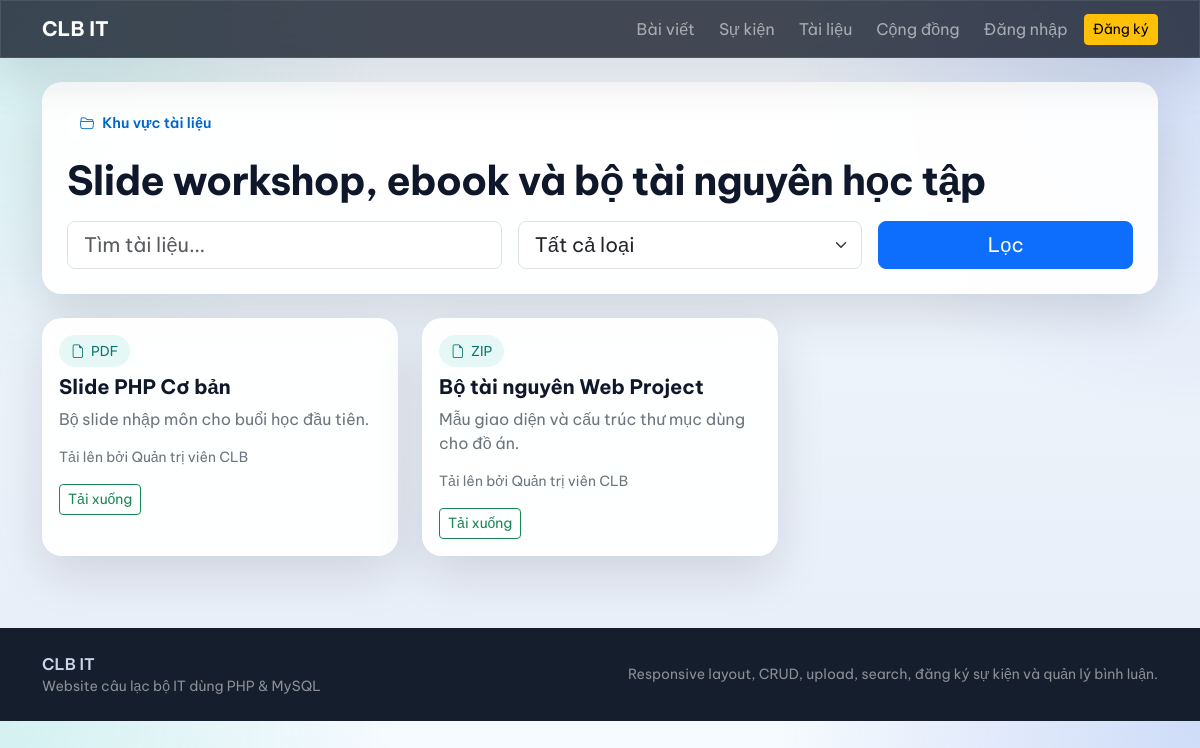
The page /documents.php on the database its author committed.
### tables this page shows
CREATE TABLE documents (
    id INT AUTO_INCREMENT PRIMARY KEY,
    title VARCHAR(255) NOT NULL,
    description TEXT NULL,
    file_path VARCHAR(255) NOT NULL,
    file_type ENUM('pdf', 'zip', 'doc', 'other') NOT NULL DEFAULT 'pdf',
    uploaded_by INT NOT NULL,
    created_at TIMESTAMP DEFAULT CURRENT_TIMESTAMP,
    updated_at TIMESTAMP DEFAULT CURRENT_TIMESTAMP ON UPDATE CURRENT_TIMESTAMP,
    CONSTRAINT fk_documents_user FOREIGN KEY (uploaded_by) REFERENCES users(id) ON DELETE CASCADE,
    INDEX idx_documents_type (file_type),
    INDEX idx_documents_user (uploaded_by)
);

CREATE TABLE users (
    id INT AUTO_INCREMENT PRIMARY KEY,
    fullname VARCHAR(100) NOT NULL,
    email VARCHAR(120) NOT NULL UNIQUE,
    password VARCHAR(255) NOT NULL,
    avatar VARCHAR(255) NULL,
    bio TEXT NULL,
    skills VARCHAR(255) NULL,
    role ENUM('admin', 'member') NOT NULL DEFAULT 'member',
    status ENUM('active', 'locked') NOT NULL DEFAULT 'active',
    created_at TIMESTAMP DEFAULT CURRENT_TIMESTAMP,
    updated_at TIMESTAMP DEFAULT CURRENT_TIMESTAMP ON UPDATE CURRENT_TIMESTAMP,
    INDEX idx_users_role_status (role, status)
);

### includes/functions.php (called while the page is built, shortened)
<?php
function e(?string $value): string
{
    return htmlspecialchars((string) $value, ENT_QUOTES, 'UTF-8');
}
function short_text(?string $value, int $limit = 140): string
{
    $value = trim((string) $value);
    if (mb_strlen($value) <= $limit) {
        return $value;
    }
    return mb_substr($value, 0, $limit - 3) . '...';
}

### config/database.php (called while the page is built, shortened)
<?php
function db(): PDO
{
    $dsn = 'mysql:host=' . DB_HOST . ';dbname=' . DB_NAME . ';charset=utf8mb4';
    $pdo = new PDO($dsn, DB_USER, DB_PASS, [
        PDO::ATTR_ERRMODE => PDO::ERRMODE_EXCEPTION,
        PDO::ATTR_DEFAULT_FETCH_MODE => PDO::FETCH_ASSOC,
        PDO::ATTR_EMULATE_PREPARES => false,
    ]);
    return $pdo;
}

### documents.php (the view, shortened to what this page needs)
<?php
require_once __DIR__ . '/config/database.php';
require_once __DIR__ . '/includes/functions.php';
$search = trim($_GET['q'] ?? '');
$where = ['1=1'];
$whereSql = implode(' AND ', $where);
$stmt = db()->prepare("SELECT d.*, u.fullname AS uploader_name FROM documents d INNER JOIN users u ON u.id = d.uploaded_by WHERE $whereSql ORDER BY d.created_at DESC");
$stmt->execute();
$documents = $stmt->fetchAll();
require_once __DIR__ . '/includes/header.php';
?>
<div class="clubit-card p-4 mb-4">
    <div class="hero-kicker mb-3"><i class="bi bi-folder2-open"></i> Khu vực tài liệu</div>
    <h1 class="section-title mb-3">Slide workshop, ebook và bộ tài nguyên học tập</h1>
    <form method="get" class="row g-3">
        <div class="col-lg-5">
            <input type="text" name="q" class="form-control form-control-lg" value="<?php echo e($search); ?>" placeholder="Tìm tài liệu...">
        </div>
        <div class="col-lg-4">
            <select name="type" class="form-select form-select-lg">
                <option value="">Tất cả loại</option>
            </select>
        </div>
        <div class="col-lg-3 d-grid">
            <button class="btn btn-primary btn-lg">Lọc</button>
        </div>
    </form>
</div>
<div class="row g-4">
    <?php foreach ($documents as $document): ?>
        <div class="col-md-6 col-xl-4" id="doc-<?php echo (int) $document['id']; ?>">
            <div class="clubit-card h-100 p-3 card-hover">
                <div class="soft-badge mb-2"><i class="bi bi-file-earmark"></i> <?php echo e(strtoupper((string) $document['file_type'])); ?></div>
                <h5 class="fw-bold"><?php echo e($document['title']); ?></h5>
                <p class="text-secondary mb-3"><?php echo e(short_text($document['description'], 120)); ?></p>
                <div class="small text-secondary mb-3">Tải lên bởi <?php echo e($document['uploader_name']); ?></div>
                <a href="<?php echo e(UPLOAD_URL . '/' . $document['file_path']); ?>" class="btn btn-outline-success btn-sm" download>Tải xuống</a>
            </div>
        </div>
    <?php endforeach; ?>
</div>
<?php require_once __DIR__ . '/includes/footer.php'; ?>

### assets/css/app.css (style rules this page uses)
:root { --clubit-bg: #08111f; --clubit-surface: rgba(12, 21, 39, 0.84); --clubit-card: rgba(255, 255, 255, 0.94); --clubit-accent: #36c2b4; --clubit-accent-2: #1d4ed8; --clubit-text: #dfe8f3; --clubit-muted: #93a4ba; --clubit-border: rgba(255, 255, 255, 0.09); }
* { box-sizing: border-box; }
body { font-family: 'Be Vietnam Pro', sans-serif; background: radial-gradient(circle at top left, rgba(54, 194, 180, 0.18), transparent 28%), radial-gradient(circle at top right, rgba(29, 78, 216, 0.18), transparent 30%), linear-gradient(180deg, #f6fbff 0%, #eef4fb 36%, #e8eef8 100%); color: #0f172a; }
.navbar-glass, .clubit-card, .clubit-panel, .sidebar-glass { backdrop-filter: blur(18px); border: 1px solid var(--clubit-border); box-shadow: 0 18px 50px rgba(2, 8, 23, 0.12); }
.clubit-card, .clubit-panel { background: var(--clubit-card); border-radius: 1.25rem; }
.hero-kicker { display: inline-flex; align-items: center; gap: 0.5rem; padding: 0.4rem 0.8rem; border-radius: 999px; background: rgba(255, 255, 255, 0.1); color: #0066cc; font-size: 0.9rem; font-weight: 600; }
.section-title { font-weight: 700; letter-spacing: -0.02em; }
.soft-badge { display: inline-flex; align-items: center; gap: 0.4rem; border-radius: 999px; padding: 0.35rem 0.75rem; font-size: 0.85rem; background: rgba(54, 194, 180, 0.12); color: #0f766e; }

### rows shown on the page
documents: file_type "PDF", title "Slide PHP Cơ bản", description "Bộ slide nhập môn cho buổi học đầu tiên.", uploaded_by.fullname "Quản trị viên CLB"
documents: file_type "ZIP", title "Bộ tài nguyên Web Project", description "Mẫu giao diện và cấu trúc thư mục dùng cho đồ án.", uploaded_by.fullname "Quản trị viên CLB"

### other values the page prints
APP_NAME "CLB IT"
